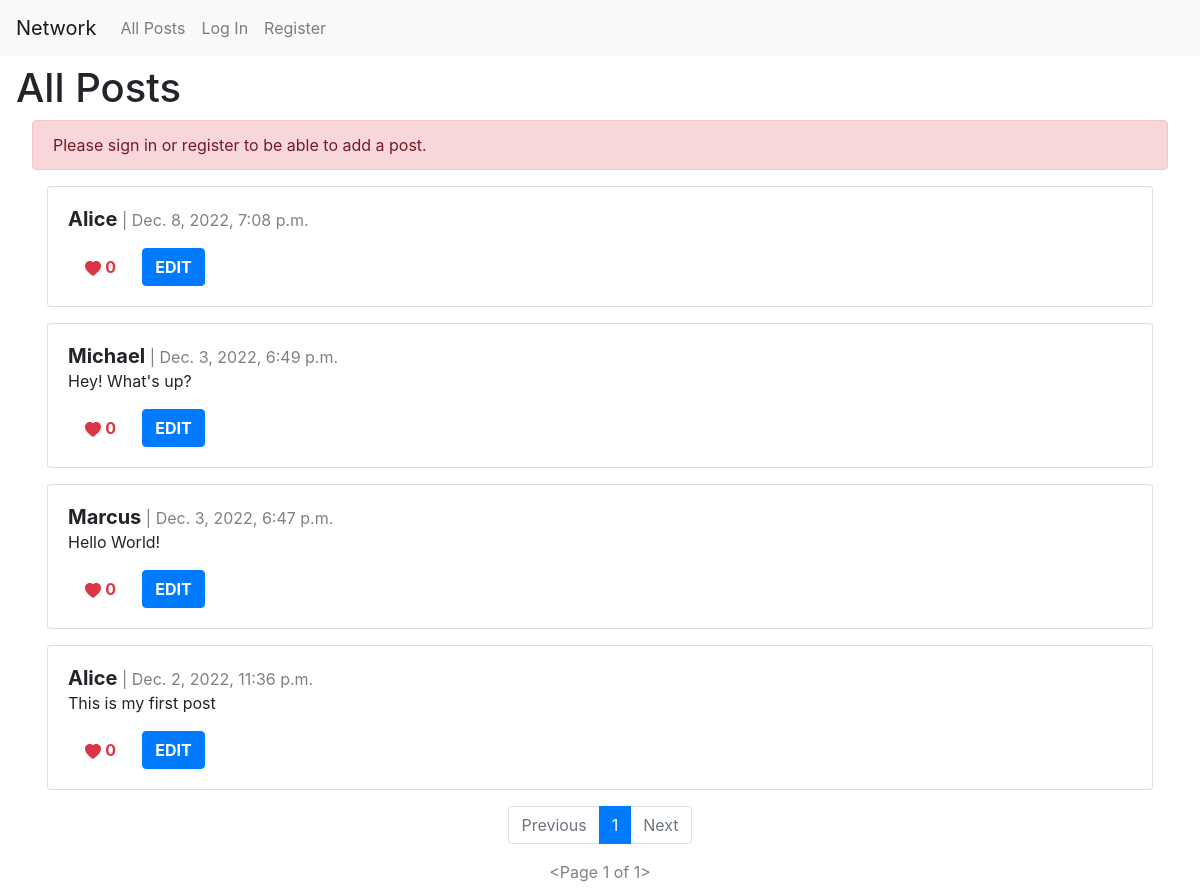
The page / on the database its author committed.
### network/models.py (models this page shows, shortened)
class Post(models.Model):
    author = models.ForeignKey("User", on_delete=models.CASCADE, related_name="user")
    description = models.CharField(max_length=1000)
    timestamp = models.DateTimeField(auto_now_add=True)
    like = models.IntegerField()

class User(AbstractUser):
    pass

### network/views.py (the view)
# urls.py: path("", views.index, name="index"),
def index(request):
    posts = Post.objects.all().order_by("id").reverse()
    p = Paginator(posts, 10)
    pageNumber = request.GET.get('page')
    postsPage = p.get_page(pageNumber)
    return render(request, "network/index.html", {
        "posts": posts,
        "postsPage": postsPage
    })

### network/templates/network/index.html
{% extends "network/layout.html" %}
{% block body %}
<div class="main-title">
    <h1>All Posts</h1>
</div>
<div class="main-content">
    {% if user.is_authenticated %}
    <div class="row">
        <div class="col">
            <div class="card h-100" id="post-grid">
                <div class="card-body">
                    <form action="{% url 'newPost' %}" method="POST">
                        {% csrf_token %}
                        <h4><strong>New Post</strong></h4>
                        <textarea name="newPostText" id="newPostText" rows="4"></textarea>
                        <div align="right">
                            <button id="newPostButton" type="submit" name="newPostButton"
                                class="btn btn-outline-primary">
                                <svg xmlns="http://www.w3.org/2000/svg" width="16" height="16" fill="currentColor"
                                    class="bi bi-pencil-square" viewBox="0 0 16 16">
                                    <path
                                        d="M15.502 1.94a.5.5 0 0 1 0 .706L14.459 3.69l-2-2L13.502.646a.5.5 0 0 1 .707 0l1.293 1.293zm-1.75 2.456-2-2L4.939 9.21a.5.5 0 0 0-.121.196l-.805 2.414a.25.25 0 0 0 .316.316l2.414-.805a.5.5 0 0 0 .196-.12l6.813-6.814z" />
                                    <path fill-rule="evenodd"
                                        d="M1 13.5A1.5 1.5 0 0 0 2.5 15h11a1.5 1.5 0 0 0 1.5-1.5v-6a.5.5 0 0 0-1 0v6a.5.5 0 0 1-.5.5h-11a.5.5 0 0 1-.5-.5v-11a.5.5 0 0 1 .5-.5H9a.5.5 0 0 0 0-1H2.5A1.5 1.5 0 0 0 1 2.5v11z" />
                                </svg>
                                <strong>ADD POST</strong>
                            </button>
                        </div>
                    </form>
                </div>
            </div>
        </div>
    </div>
    {% else %}
    <div class="alert alert-danger" role="alert">
        Please sign in or register to be able to add a post.
    </div>
    {% endif %}
    {% for post in postsPage %}
    <div class="row">
        <div class="col">
            <div class="card h-100" id="post-grid">
                <div class="card-body">
                    <h5 style="display: inline" class="card-title"><strong>{{ post.author }}</strong></h5>
                    <div style="display: inline; color: gray;" class="card-date"> | {{ post.timestamp }}</div>
                    <p class="card-text">{{ post.description }}</p>
                    <div class="card-buttonsContainer">
                        <div align="left" class="card-button">
                            <button id="heartButton" type="submit" name="heartButton" class="btn btn-outline-danger">
                                <svg xmlns="http://www.w3.org/2000/svg" width="16" height="16" fill="currentColor"
                                    class="bi bi-heart-fill" viewBox="0 0 16 16">
                                    <path fill-rule="evenodd"
                                        d="M8 1.314C12.438-3.248 23.534 4.735 8 15-7.534 4.736 3.562-3.248 8 1.314z" />
                                </svg>
                                <strong>{{ post.like }}</strong>
                            </button>
                        </div>
                        <div align="right" class="card-button">
                            <a class="btn btn-primary" href="" role="button"><strong>EDIT</strong></a>
                        </div>
                    </div>
                </div>
            </div>
        </div>
    </div>
    {% endfor %}
    <nav aria-label="...">
        <ul class="pagination d-flex justify-content-center">
            {% if postsPage.has_previous %}
                <li class="page-item">
                    <a class="page-link" href="?page={{ postsPage.previous_page_number }}">Previous</a>
                </li>
            {% else %}
                <li class="page-item disabled">
                    <a class="page-link">Previous</a>
                </li>
            {% endif %}
            {% for pageNumber in postsPage.paginator.page_range %}
                {% if postsPage.number == pageNumber %}
                    <li class="page-item active" aria-current="page">
                        <a class="page-link">{{pageNumber}}</a>
                    </li>
                {% else %}
                    <a href="?page={{ pageNumber }}" class="page-link">
                        {{ pageNumber }}
                    </a>
                {% endif %}
            {% endfor %}
            {% if postsPage.has_next %}
                <li class="page-item">
                    <a class="page-link" href="?page={{ postsPage.next_page_number }}">Next</a>
                </li>
            {% else %}
                <li class="page-item disabled">
                    <a class="page-link">Next</a>
                </li>
            {% endif %}
        </ul>
    </nav>
    <div class="d-flex justify-content-center" style="color: gray;" class="card-date">{{ postsPage }}</div>
</div>
{% endblock %}

### network/static/network/styles.css (style rules this page uses)
.row { margin: 1em 0em; }
.card-button { display: inline; margin: 0em .3em; }
.main-title { margin: .5em 1em; }
.main-content { margin: .4em 2em; }
#heartButton { border: none; }

### rows shown on the page
Post: author "Alice", timestamp "Dec. 8, 2022, 7:08 p.m.", like "0"
Post: author "Michael", timestamp "Dec. 3, 2022, 6:49 p.m.", description "Hey! What's up?", like "0"
Post: author "Marcus", timestamp "Dec. 3, 2022, 6:47 p.m.", description "Hello World!", like "0"
Post: author "Alice", timestamp "Dec. 2, 2022, 11:36 p.m.", description "This is my first post", like "0"

### other values the page prints
{{ pageNumber }} "1"
{{ postsPage }} "<Page 1 of 1>"
